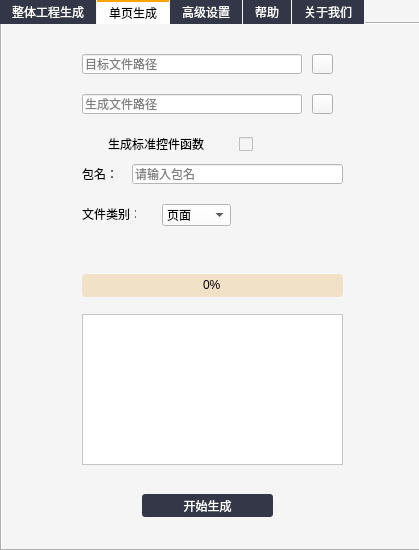
<?xml version="1.0" encoding="UTF-8"?>
<ui version="4.0">
 <class>MainWindow</class>
 <widget class="QMainWindow" name="MainWindow">
  <property name="geometry">
   <rect>
    <x>0</x>
    <y>0</y>
    <width>419</width>
    <height>550</height>
   </rect>
  </property>
  <property name="windowTitle">
   <string>MainWindow</string>
  </property>
  <property name="styleSheet">
   <string notr="true">background-color: rgb(246,245,245);</string>
  </property>
  <widget class="QWidget" name="centralwidget">
   <widget class="QTabWidget" name="tabWidget">
    <property name="geometry">
     <rect>
      <x>0</x>
      <y>0</y>
      <width>421</width>
      <height>551</height>
     </rect>
    </property>
    <property name="focusPolicy">
     <enum>Qt::TabFocus</enum>
    </property>
    <property name="autoFillBackground">
     <bool>false</bool>
    </property>
    <property name="styleSheet">
     <string notr="true">QTabBar::tab{background-color:#323646;
			color:white;
			padding-top:4px;
			padding-bottom:4px;
			padding-left:12px;
			padding-right:12px;
			margin-right:1px}
QTabBar::tab::selected{background-color:white;
						color:balck;
						border-top:2px solid orange;}
QPushButton#pushButton_gen_1,QPushButton#pushButton_gen_2,QPushButton#pushButton_gen_3{background-color:#323646;
						color:white;
						border-radius:3px;}</string>
    </property>
    <property name="tabShape">
     <enum>QTabWidget::Rounded</enum>
    </property>
    <property name="currentIndex">
     <number>1</number>
    </property>
    <widget class="QWidget" name="tab_1">
     <property name="styleSheet">
      <string notr="true">background-color: rgb(246,245,245);
</string>
     </property>
     <attribute name="title">
      <string>整体工程生成</string>
     </attribute>
     <widget class="QPushButton" name="pushButton_src_1">
      <property name="geometry">
       <rect>
        <x>310</x>
        <y>31</y>
        <width>21</width>
        <height>20</height>
       </rect>
      </property>
      <property name="styleSheet">
       <string notr="true">image: url(:/newPrefix/timg.jpg);</string>
      </property>
      <property name="text">
       <string/>
      </property>
     </widget>
     <widget class="QLineEdit" name="lineEdit_tar_1">
      <property name="geometry">
       <rect>
        <x>80</x>
        <y>70</y>
        <width>220</width>
        <height>20</height>
       </rect>
      </property>
      <property name="styleSheet">
       <string notr="true">background-color: rgb(255, 255, 255);</string>
      </property>
      <property name="placeholderText">
       <string>生成文件路径</string>
      </property>
     </widget>
     <widget class="QLineEdit" name="lineEdit_src_1">
      <property name="geometry">
       <rect>
        <x>80</x>
        <y>30</y>
        <width>220</width>
        <height>20</height>
       </rect>
      </property>
      <property name="styleSheet">
       <string notr="true">background-color: rgb(255, 255, 255);</string>
      </property>
      <property name="placeholderText">
       <string>目标文件路径</string>
      </property>
      <property name="clearButtonEnabled">
       <bool>false</bool>
      </property>
     </widget>
     <widget class="QPushButton" name="pushButton_tar_1">
      <property name="geometry">
       <rect>
        <x>310</x>
        <y>70</y>
        <width>21</width>
        <height>21</height>
       </rect>
      </property>
      <property name="styleSheet">
       <string notr="true">image: url(:/newPrefix/timg.jpg);</string>
      </property>
      <property name="text">
       <string/>
      </property>
     </widget>
     <widget class="QLabel" name="label_pkg_1">
      <property name="geometry">
       <rect>
        <x>80</x>
        <y>210</y>
        <width>54</width>
        <height>20</height>
       </rect>
      </property>
      <property name="text">
       <string>父包名：</string>
      </property>
     </widget>
     <widget class="QLineEdit" name="lineEdit_pkg_1">
      <property name="geometry">
       <rect>
        <x>130</x>
        <y>210</y>
        <width>211</width>
        <height>20</height>
       </rect>
      </property>
      <property name="styleSheet">
       <string notr="true">background-color: rgb(255, 255, 255);</string>
      </property>
      <property name="placeholderText">
       <string>请输入包名</string>
      </property>
     </widget>
     <widget class="QCheckBox" name="checkBox_std_1">
      <property name="geometry">
       <rect>
        <x>80</x>
        <y>110</y>
        <width>171</width>
        <height>20</height>
       </rect>
      </property>
      <property name="layoutDirection">
       <enum>Qt::RightToLeft</enum>
      </property>
      <property name="text">
       <string>生成标准控件函数         </string>
      </property>
     </widget>
     <widget class="QCheckBox" name="checkBox_dc_1">
      <property name="geometry">
       <rect>
        <x>80</x>
        <y>140</y>
        <width>171</width>
        <height>20</height>
       </rect>
      </property>
      <property name="layoutDirection">
       <enum>Qt::RightToLeft</enum>
      </property>
      <property name="text">
       <string>生成数据类(Data)         </string>
      </property>
     </widget>
     <widget class="QCheckBox" name="checkBox_lv_1">
      <property name="geometry">
       <rect>
        <x>80</x>
        <y>170</y>
        <width>171</width>
        <height>20</height>
       </rect>
      </property>
      <property name="layoutDirection">
       <enum>Qt::RightToLeft</enum>
      </property>
      <property name="text">
       <string>ListView适配器类生成     </string>
      </property>
     </widget>
     <widget class="QProgressBar" name="progressBar_1">
      <property name="geometry">
       <rect>
        <x>80</x>
        <y>250</y>
        <width>261</width>
        <height>23</height>
       </rect>
      </property>
      <property name="styleSheet">
       <string notr="true">QProgressBar{background-color:#F1E1C7;
			border-radius:4px;
			text-align:center;}
QProgressBar::chunk{background-color:#F9A924;}</string>
      </property>
      <property name="value">
       <number>0</number>
      </property>
      <property name="orientation">
       <enum>Qt::Horizontal</enum>
      </property>
     </widget>
     <widget class="QPushButton" name="pushButton_gen_1">
      <property name="geometry">
       <rect>
        <x>140</x>
        <y>470</y>
        <width>131</width>
        <height>23</height>
       </rect>
      </property>
      <property name="styleSheet">
       <string notr="true">background-color: rgb(51,55,71);
color: rgb(255, 255, 255);</string>
      </property>
      <property name="text">
       <string>开始生成</string>
      </property>
     </widget>
     <widget class="QTextBrowser" name="textBrowser_info_1">
      <property name="geometry">
       <rect>
        <x>80</x>
        <y>290</y>
        <width>261</width>
        <height>151</height>
       </rect>
      </property>
      <property name="styleSheet">
       <string notr="true">background-color: rgb(255, 255, 255);</string>
      </property>
     </widget>
    </widget>
    <widget class="QWidget" name="tab_2">
     <property name="styleSheet">
      <string notr="true">background-color: rgb(246,245,245);</string>
     </property>
     <attribute name="title">
      <string>单页生成</string>
     </attribute>
     <widget class="QPushButton" name="pushButton_src_2">
      <property name="geometry">
       <rect>
        <x>310</x>
        <y>30</y>
        <width>21</width>
        <height>20</height>
       </rect>
      </property>
      <property name="styleSheet">
       <string notr="true">image: url(:/newPrefix/timg.jpg);</string>
      </property>
      <property name="text">
       <string/>
      </property>
     </widget>
     <widget class="QPushButton" name="pushButton_tar_2">
      <property name="geometry">
       <rect>
        <x>310</x>
        <y>70</y>
        <width>21</width>
        <height>20</height>
       </rect>
      </property>
      <property name="styleSheet">
       <string notr="true">image: url(:/newPrefix/timg.jpg);</string>
      </property>
      <property name="text">
       <string/>
      </property>
     </widget>
     <widget class="QLineEdit" name="lineEdit_tar_2">
      <property name="geometry">
       <rect>
        <x>80</x>
        <y>70</y>
        <width>220</width>
        <height>20</height>
       </rect>
      </property>
      <property name="styleSheet">
       <string notr="true">background-color: rgb(255, 255, 255);</string>
      </property>
      <property name="placeholderText">
       <string>生成文件路径</string>
      </property>
     </widget>
     <widget class="QLineEdit" name="lineEdit_src_2">
      <property name="geometry">
       <rect>
        <x>80</x>
        <y>30</y>
        <width>220</width>
        <height>20</height>
       </rect>
      </property>
      <property name="styleSheet">
       <string notr="true">background-color: rgb(255, 255, 255);</string>
      </property>
      <property name="placeholderText">
       <string>目标文件路径</string>
      </property>
      <property name="clearButtonEnabled">
       <bool>false</bool>
      </property>
     </widget>
     <widget class="QCheckBox" name="checkBox_std_2">
      <property name="geometry">
       <rect>
        <x>80</x>
        <y>110</y>
        <width>171</width>
        <height>20</height>
       </rect>
      </property>
      <property name="layoutDirection">
       <enum>Qt::RightToLeft</enum>
      </property>
      <property name="text">
       <string>生成标准控件函数         </string>
      </property>
     </widget>
     <widget class="QLabel" name="label_pkg_2">
      <property name="geometry">
       <rect>
        <x>80</x>
        <y>140</y>
        <width>54</width>
        <height>20</height>
       </rect>
      </property>
      <property name="text">
       <string>包名：</string>
      </property>
     </widget>
     <widget class="QLineEdit" name="lineEdit_pkg_2">
      <property name="geometry">
       <rect>
        <x>130</x>
        <y>140</y>
        <width>211</width>
        <height>20</height>
       </rect>
      </property>
      <property name="styleSheet">
       <string notr="true">background-color: rgb(255, 255, 255);</string>
      </property>
      <property name="placeholderText">
       <string>请输入包名</string>
      </property>
     </widget>
     <widget class="QComboBox" name="comboBox_ftype_2">
      <property name="geometry">
       <rect>
        <x>160</x>
        <y>180</y>
        <width>69</width>
        <height>22</height>
       </rect>
      </property>
      <property name="styleSheet">
       <string notr="true">background-color: rgb(255, 255, 255);</string>
      </property>
      <item>
       <property name="text">
        <string>页面</string>
       </property>
      </item>
      <item>
       <property name="text">
        <string>控件集合</string>
       </property>
      </item>
      <item>
       <property name="text">
        <string>适配器</string>
       </property>
      </item>
     </widget>
     <widget class="QLabel" name="label_ftype_2">
      <property name="geometry">
       <rect>
        <x>80</x>
        <y>180</y>
        <width>54</width>
        <height>20</height>
       </rect>
      </property>
      <property name="text">
       <string>文件类别：</string>
      </property>
     </widget>
     <widget class="QPushButton" name="pushButton_gen_2">
      <property name="geometry">
       <rect>
        <x>140</x>
        <y>470</y>
        <width>131</width>
        <height>23</height>
       </rect>
      </property>
      <property name="styleSheet">
       <string notr="true">background-color: rgb(51,55,71);
color: rgb(255, 255, 255);</string>
      </property>
      <property name="text">
       <string>开始生成</string>
      </property>
     </widget>
     <widget class="QProgressBar" name="progressBar_2">
      <property name="geometry">
       <rect>
        <x>80</x>
        <y>250</y>
        <width>261</width>
        <height>23</height>
       </rect>
      </property>
      <property name="styleSheet">
       <string notr="true">QProgressBar{background-color:#F1E1C7;
			border-radius:4px;
			text-align:center;}
QProgressBar::chunk{background-color:#F9A924;}</string>
      </property>
      <property name="value">
       <number>0</number>
      </property>
     </widget>
     <widget class="QTextBrowser" name="textBrowser_info_2">
      <property name="geometry">
       <rect>
        <x>80</x>
        <y>290</y>
        <width>261</width>
        <height>151</height>
       </rect>
      </property>
      <property name="styleSheet">
       <string notr="true">background-color: rgb(255, 255, 255);</string>
      </property>
     </widget>
    </widget>
    <widget class="QWidget" name="tab_3">
     <property name="styleSheet">
      <string notr="true">background-color: rgb(246,245,245);</string>
     </property>
     <attribute name="title">
      <string>高级设置</string>
     </attribute>
     <widget class="QPushButton" name="pushButton_src_3">
      <property name="geometry">
       <rect>
        <x>310</x>
        <y>40</y>
        <width>21</width>
        <height>20</height>
       </rect>
      </property>
      <property name="styleSheet">
       <string notr="true">image: url(:/newPrefix/timg.jpg);</string>
      </property>
      <property name="text">
       <string/>
      </property>
     </widget>
     <widget class="QPushButton" name="pushButton_tar_3">
      <property name="geometry">
       <rect>
        <x>310</x>
        <y>80</y>
        <width>21</width>
        <height>20</height>
       </rect>
      </property>
      <property name="styleSheet">
       <string notr="true">image: url(:/newPrefix/timg.jpg);</string>
      </property>
      <property name="text">
       <string/>
      </property>
     </widget>
     <widget class="QLineEdit" name="lineEdit_tar_3">
      <property name="geometry">
       <rect>
        <x>80</x>
        <y>80</y>
        <width>220</width>
        <height>20</height>
       </rect>
      </property>
      <property name="styleSheet">
       <string notr="true">background-color: rgb(255, 255, 255);</string>
      </property>
      <property name="placeholderText">
       <string>生成文件路径</string>
      </property>
     </widget>
     <widget class="QLineEdit" name="lineEdit_src_3">
      <property name="geometry">
       <rect>
        <x>80</x>
        <y>40</y>
        <width>220</width>
        <height>20</height>
       </rect>
      </property>
      <property name="styleSheet">
       <string notr="true">background-color: rgb(255, 255, 255);</string>
      </property>
      <property name="placeholderText">
       <string>目标文件路径</string>
      </property>
      <property name="clearButtonEnabled">
       <bool>false</bool>
      </property>
     </widget>
     <widget class="QLabel" name="label_pkg_3">
      <property name="geometry">
       <rect>
        <x>80</x>
        <y>120</y>
        <width>54</width>
        <height>20</height>
       </rect>
      </property>
      <property name="text">
       <string>默认包名：</string>
      </property>
     </widget>
     <widget class="QLineEdit" name="lineEdit_pkg_3">
      <property name="geometry">
       <rect>
        <x>140</x>
        <y>120</y>
        <width>201</width>
        <height>20</height>
       </rect>
      </property>
      <property name="styleSheet">
       <string notr="true">background-color: rgb(255, 255, 255);</string>
      </property>
      <property name="placeholderText">
       <string>请输入包名</string>
      </property>
     </widget>
     <widget class="QLabel" name="label_llmatch_3">
      <property name="geometry">
       <rect>
        <x>80</x>
        <y>160</y>
        <width>181</width>
        <height>20</height>
       </rect>
      </property>
      <property name="text">
       <string>ListView适配器Layout名称匹配：</string>
      </property>
     </widget>
     <widget class="QLabel" name="label_plmatch_3">
      <property name="geometry">
       <rect>
        <x>80</x>
        <y>220</y>
        <width>131</width>
        <height>20</height>
       </rect>
      </property>
      <property name="text">
       <string>页面布局文件名称匹配：</string>
      </property>
     </widget>
     <widget class="QLabel" name="label_paset_3">
      <property name="geometry">
       <rect>
        <x>80</x>
        <y>280</y>
        <width>111</width>
        <height>20</height>
       </rect>
      </property>
      <property name="text">
       <string>页面类别名称设置：</string>
      </property>
     </widget>
     <widget class="QLabel" name="label_lcset_3">
      <property name="geometry">
       <rect>
        <x>80</x>
        <y>400</y>
        <width>151</width>
        <height>20</height>
       </rect>
      </property>
      <property name="text">
       <string>ListView适配器名称设置：</string>
      </property>
     </widget>
     <widget class="QLabel" name="label_dcset_3">
      <property name="geometry">
       <rect>
        <x>80</x>
        <y>340</y>
        <width>101</width>
        <height>20</height>
       </rect>
      </property>
      <property name="text">
       <string>Data类名称设置：</string>
      </property>
     </widget>
     <widget class="QLineEdit" name="lineEdit_llmatch_3">
      <property name="geometry">
       <rect>
        <x>200</x>
        <y>190</y>
        <width>81</width>
        <height>20</height>
       </rect>
      </property>
      <property name="styleSheet">
       <string notr="true">background-color: rgb(255, 255, 255);</string>
      </property>
      <property name="placeholderText">
       <string/>
      </property>
     </widget>
     <widget class="QComboBox" name="comboBox_llmatch_3">
      <property name="geometry">
       <rect>
        <x>110</x>
        <y>190</y>
        <width>61</width>
        <height>20</height>
       </rect>
      </property>
      <property name="styleSheet">
       <string notr="true">background-color: rgb(255, 255, 255);</string>
      </property>
      <item>
       <property name="text">
        <string>前缀</string>
       </property>
      </item>
      <item>
       <property name="text">
        <string>后缀</string>
       </property>
      </item>
     </widget>
     <widget class="QLineEdit" name="lineEdit_plmatch_3">
      <property name="geometry">
       <rect>
        <x>200</x>
        <y>250</y>
        <width>81</width>
        <height>20</height>
       </rect>
      </property>
      <property name="styleSheet">
       <string notr="true">background-color: rgb(255, 255, 255);</string>
      </property>
      <property name="placeholderText">
       <string/>
      </property>
     </widget>
     <widget class="QLineEdit" name="lineEdit_paset_3">
      <property name="geometry">
       <rect>
        <x>200</x>
        <y>310</y>
        <width>81</width>
        <height>20</height>
       </rect>
      </property>
      <property name="styleSheet">
       <string notr="true">background-color: rgb(255, 255, 255);</string>
      </property>
      <property name="placeholderText">
       <string/>
      </property>
     </widget>
     <widget class="QLineEdit" name="lineEdit_lcset_3">
      <property name="geometry">
       <rect>
        <x>200</x>
        <y>430</y>
        <width>81</width>
        <height>20</height>
       </rect>
      </property>
      <property name="styleSheet">
       <string notr="true">background-color: rgb(255, 255, 255);</string>
      </property>
      <property name="placeholderText">
       <string/>
      </property>
     </widget>
     <widget class="QLineEdit" name="lineEdit_dcset_3">
      <property name="geometry">
       <rect>
        <x>200</x>
        <y>370</y>
        <width>81</width>
        <height>20</height>
       </rect>
      </property>
      <property name="styleSheet">
       <string notr="true">background-color: rgb(255, 255, 255);</string>
      </property>
      <property name="placeholderText">
       <string/>
      </property>
     </widget>
     <widget class="QComboBox" name="comboBox_plmatch_3">
      <property name="geometry">
       <rect>
        <x>110</x>
        <y>250</y>
        <width>61</width>
        <height>20</height>
       </rect>
      </property>
      <property name="styleSheet">
       <string notr="true">background-color: rgb(255, 255, 255);</string>
      </property>
      <item>
       <property name="text">
        <string>前缀</string>
       </property>
      </item>
      <item>
       <property name="text">
        <string>后缀</string>
       </property>
      </item>
     </widget>
     <widget class="QComboBox" name="comboBox_paset_3">
      <property name="geometry">
       <rect>
        <x>110</x>
        <y>310</y>
        <width>61</width>
        <height>20</height>
       </rect>
      </property>
      <property name="styleSheet">
       <string notr="true">background-color: rgb(255, 255, 255);</string>
      </property>
      <item>
       <property name="text">
        <string>前缀</string>
       </property>
      </item>
      <item>
       <property name="text">
        <string>后缀</string>
       </property>
      </item>
     </widget>
     <widget class="QComboBox" name="comboBox_lcset_3">
      <property name="geometry">
       <rect>
        <x>110</x>
        <y>370</y>
        <width>61</width>
        <height>20</height>
       </rect>
      </property>
      <property name="styleSheet">
       <string notr="true">background-color: rgb(255, 255, 255);</string>
      </property>
      <item>
       <property name="text">
        <string>前缀</string>
       </property>
      </item>
      <item>
       <property name="text">
        <string>后缀</string>
       </property>
      </item>
     </widget>
     <widget class="QComboBox" name="comboBox_dcset_3">
      <property name="geometry">
       <rect>
        <x>110</x>
        <y>430</y>
        <width>61</width>
        <height>20</height>
       </rect>
      </property>
      <property name="styleSheet">
       <string notr="true">background-color: rgb(255, 255, 255);</string>
      </property>
      <item>
       <property name="text">
        <string>前缀</string>
       </property>
      </item>
      <item>
       <property name="text">
        <string>后缀</string>
       </property>
      </item>
     </widget>
     <widget class="QPushButton" name="pushButton_gen_3">
      <property name="geometry">
       <rect>
        <x>160</x>
        <y>470</y>
        <width>75</width>
        <height>23</height>
       </rect>
      </property>
      <property name="styleSheet">
       <string notr="true">background-color: rgb(51,55,71);
color: rgb(255, 255, 255);</string>
      </property>
      <property name="text">
       <string>保存</string>
      </property>
     </widget>
    </widget>
    <widget class="QWidget" name="tab_4">
     <property name="styleSheet">
      <string notr="true">background-color: rgb(246,245,245);</string>
     </property>
     <attribute name="title">
      <string>帮助</string>
     </attribute>
    </widget>
    <widget class="QWidget" name="tab_5">
     <property name="styleSheet">
      <string notr="true">background-color: rgb(246,245,245);</string>
     </property>
     <attribute name="title">
      <string>关于我们</string>
     </attribute>
     <widget class="QLabel" name="label_info1">
      <property name="geometry">
       <rect>
        <x>40</x>
        <y>50</y>
        <width>321</width>
        <height>141</height>
       </rect>
      </property>
      <property name="text">
       <string>尊敬的客户：

    感谢您的使用！
    我们一直专注于软件的快速开发和软件工程的快速构建，为程序员而生是我们的目标。
    希望我们软件对您有帮助，敬请关注我们的更多产品



                                软件开发工作室</string>
      </property>
     </widget>
     <widget class="QLabel" name="label_info2">
      <property name="geometry">
       <rect>
        <x>60</x>
        <y>350</y>
        <width>281</width>
        <height>91</height>
       </rect>
      </property>
      <property name="text">
       <string>软件名：Polliwog_v-1.0
版本：V-1.0
运行平台：Win1dows
官网：
邮箱：</string>
      </property>
     </widget>
    </widget>
   </widget>
  </widget>
 </widget>
 <resources>
  <include location="background.qrc"/>
 </resources>
 <connections>
  <connection>
   <sender>pushButton_src_1</sender>
   <signal>clicked()</signal>
   <receiver>MainWindow</receiver>
   <slot>btn_src_1()</slot>
   <hints>
    <hint type="sourcelabel">
     <x>363</x>
     <y>63</y>
    </hint>
    <hint type="destinationlabel">
     <x>409</x>
     <y>-2</y>
    </hint>
   </hints>
  </connection>
  <connection>
   <sender>pushButton_tar_1</sender>
   <signal>clicked()</signal>
   <receiver>MainWindow</receiver>
   <slot>btn_tar_1()</slot>
   <hints>
    <hint type="sourcelabel">
     <x>375</x>
     <y>100</y>
    </hint>
    <hint type="destinationlabel">
     <x>385</x>
     <y>-13</y>
    </hint>
   </hints>
  </connection>
  <connection>
   <sender>pushButton_gen_1</sender>
   <signal>clicked()</signal>
   <receiver>MainWindow</receiver>
   <slot>btn_gen_1()</slot>
   <hints>
    <hint type="sourcelabel">
     <x>264</x>
     <y>439</y>
    </hint>
    <hint type="destinationlabel">
     <x>399</x>
     <y>-6</y>
    </hint>
   </hints>
  </connection>
  <connection>
   <sender>pushButton_src_2</sender>
   <signal>clicked()</signal>
   <receiver>MainWindow</receiver>
   <slot>btn_src_2()</slot>
   <hints>
    <hint type="sourcelabel">
     <x>369</x>
     <y>59</y>
    </hint>
    <hint type="destinationlabel">
     <x>369</x>
     <y>-15</y>
    </hint>
   </hints>
  </connection>
  <connection>
   <sender>pushButton_tar_2</sender>
   <signal>clicked()</signal>
   <receiver>MainWindow</receiver>
   <slot>btn_tar_2()</slot>
   <hints>
    <hint type="sourcelabel">
     <x>361</x>
     <y>100</y>
    </hint>
    <hint type="destinationlabel">
     <x>344</x>
     <y>-10</y>
    </hint>
   </hints>
  </connection>
  <connection>
   <sender>pushButton_gen_2</sender>
   <signal>clicked()</signal>
   <receiver>MainWindow</receiver>
   <slot>btn_gen_2()</slot>
   <hints>
    <hint type="sourcelabel">
     <x>258</x>
     <y>446</y>
    </hint>
    <hint type="destinationlabel">
     <x>259</x>
     <y>-17</y>
    </hint>
   </hints>
  </connection>
  <connection>
   <sender>pushButton_src_3</sender>
   <signal>clicked()</signal>
   <receiver>MainWindow</receiver>
   <slot>btn_src_3()</slot>
   <hints>
    <hint type="sourcelabel">
     <x>365</x>
     <y>58</y>
    </hint>
    <hint type="destinationlabel">
     <x>364</x>
     <y>-18</y>
    </hint>
   </hints>
  </connection>
  <connection>
   <sender>pushButton_tar_3</sender>
   <signal>clicked()</signal>
   <receiver>MainWindow</receiver>
   <slot>btn_tar_3()</slot>
   <hints>
    <hint type="sourcelabel">
     <x>374</x>
     <y>99</y>
    </hint>
    <hint type="destinationlabel">
     <x>370</x>
     <y>-24</y>
    </hint>
   </hints>
  </connection>
  <connection>
   <sender>pushButton_gen_3</sender>
   <signal>clicked()</signal>
   <receiver>MainWindow</receiver>
   <slot>btn_gen_3()</slot>
   <hints>
    <hint type="sourcelabel">
     <x>254</x>
     <y>436</y>
    </hint>
    <hint type="destinationlabel">
     <x>249</x>
     <y>-21</y>
    </hint>
   </hints>
  </connection>
 </connections>
 <slots>
  <slot>btn_src_1()</slot>
  <slot>btn_tar_1()</slot>
  <slot>btn_src_2()</slot>
  <slot>btn_src_3()</slot>
  <slot>btn_tar_2()</slot>
  <slot>btn_tar_3()</slot>
  <slot>btn_gen_1()</slot>
  <slot>btn_gen_2()</slot>
  <slot>btn_gen_3()</slot>
 </slots>
</ui>
